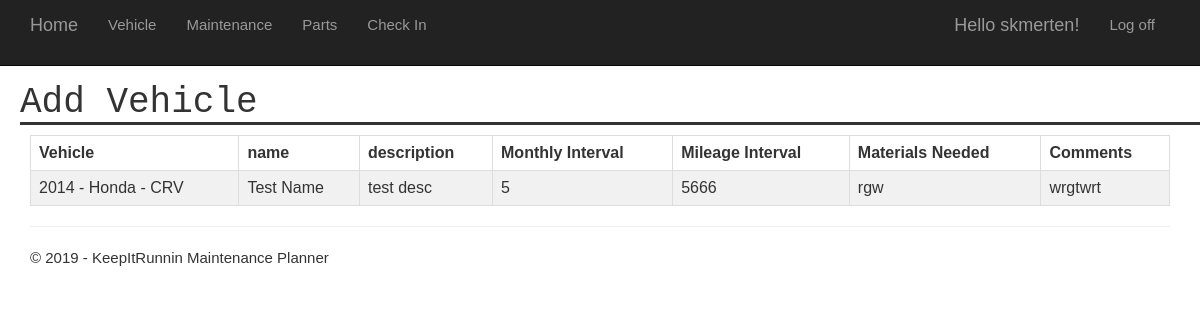
The page /maintenance/view/ (signed in) on the database as committed earlier.
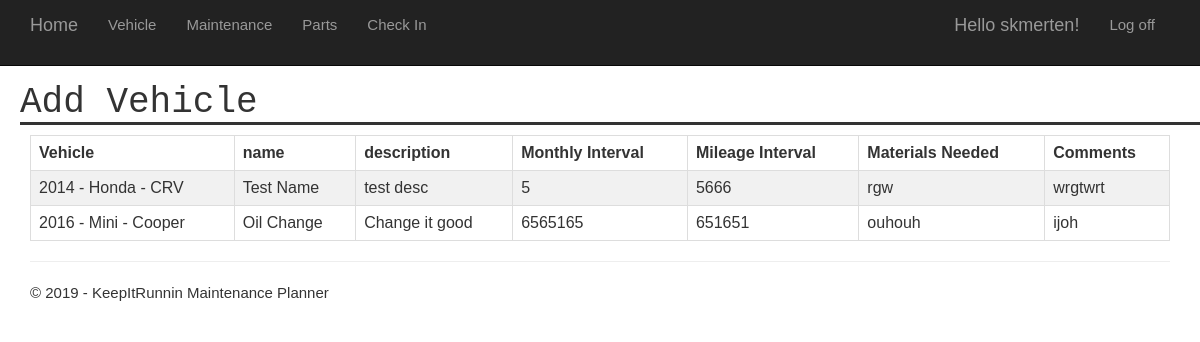
The same page on the database as committed later.
### app/models.py (models this page shows, shortened)
class Maintenance(models.Model):
    vehicle = models.ForeignKey(Vehicle, on_delete=models.CASCADE)
    name = models.CharField(max_length=100)
    description = models.CharField(max_length=100)
    months = models.IntegerField(max_length=None)
    miles = models.IntegerField(max_length=None)
    materials = models.CharField(max_length=250)
    comments = models.CharField(max_length=250)

class Vehicle(models.Model):
    user = models.ForeignKey(User, on_delete=models.CASCADE)
    year = models.IntegerField(max_length=None)
    make = models.CharField(max_length=100)
    model = models.CharField(max_length=100)
    trim = models.CharField(max_length=100)
    mileage = models.IntegerField(max_length=None)
    vehicle_creation = models.DateTimeField(auto_now_add=True)
    def __str__(self):
        return str(self.year) + ' - ' + self.make + ' - ' + self.model

### app/views.py (the view)
# urls.py: path('maintenance/view/', app.views.viewMaint, name='viewMaint'),
@login_required(login_url='/login')
def viewMaint(request):
    maintenance = Maintenance.objects.filter(vehicle__user=request.user)
    assert isinstance(request, HttpRequest)
    return render(
        request,
        'app/viewMaint.html',
        {
            'title':'Add Vehicle',
            'year':datetime.now().year,
            'maintenance': maintenance
        }
    )

### app/templates/app/viewMaint.html
{% extends "app/layout.html" %}
{% block content %}
<div>
	<table id="schedulMaint2">
	  <tr>
        <th>Vehicle</th>
		<th>name</th>
		<th>description</th>
		<th>Monthly Interval</th>
		<th>Mileage Interval</th>
		<th>Materials Needed</th>
		<th>Comments</th>
	  </tr>
      {% for each in maintenance %}
	      <tr>
            <td>{{each.vehicle}}</td>
            <td>{{each.name}}</td>
            <td>{{each.description}}</td>
            <td>{{each.months}}</td>
            <td>{{each.miles}}</td>
            <td>{{each.materials}}</td>
            <td>{{each.comments}}</td>
	      </tr>
      {% endfor %}
	</table>
</div>
{% endblock %}

### app/templates/app/layout.html (shortened to what this page needs)
﻿<!DOCTYPE html>
<html>
<head>
    {% load staticfiles %}
    <link rel="stylesheet" type="text/css" href="{% static 'app/content/bootstrap.min.css' %}" />
    <link rel="stylesheet" type="text/css" href="{% static 'app/content/site.css' %}" />
    <link rel="stylesheet" type="text/css" href="{% static 'app/content/w3.css' %}" />
    <link rel="stylesheet" type="text/css" href="{% static 'app/content/forms.css' %}" />
</head>
<body>
    <div class="navbar navbar-inverse navbar-fixed-top">
        <div class="container">
            <div class="navbar-header">
                <a href="{% url 'home' %}" class="navbar-brand">Home</a>
            </div>
            <div class="navbar-collapse collapse">
                <ul class="nav navbar-nav">
                    <li><a href="{% url 'addVehicle' %}">Vehicle</a></li>
                    <li><a href="{% url 'maintenanceHome' %}">Maintenance</a></li>
                    <li><a href="{% url 'partHome' %}">Parts</a></li>
                    <li><a href="{% url 'checkIn' %}">Check In</a></li>
                </ul>
                {% include 'app/loginpartial.html' %}
            </div>
        </div>
    </div>
    <h2 class="h1" style="text-align:left;margin-left: 20px">{{ title }}</h2>
    <div class="container body-content">
{% block content %}{% endblock %}
        <hr/>
        <footer>
            <p>&copy; {{ year }} - KeepItRunnin Maintenance Planner</p>
        </footer>
    </div>
</body>
</html>

### app/templates/app/loginpartial.html (shortened to what this page needs)
{% if user.is_authenticated %}
<form id="logoutForm" action="/logout" method="post" class="navbar-right">
    <ul class="nav navbar-nav navbar-right">
        <li><span class="navbar-brand">Hello {{ user.username }}!</span></li>
        <li><a href="javascript:document.getElementById('logoutForm').submit()">Log off</a></li>
    </ul>
</form>
{% else %}
<ul class="nav navbar-nav navbar-right">
    <li><a href="{% url 'login' %}">Log in</a></li>
</ul>
{% endif %}

### app/static/app/content/site.css (style rules this page uses)
body { padding-top: 50px; padding-bottom: 30px; }
.h1 { border-bottom-style: solid; font-family: "Courier New", Courier, monospace; }
.body-content { padding-left: 15px; padding-right: 15px; }

### app/static/app/content/w3.css (style rules this page uses)
html { box-sizing:border-box }
*,*:before,*:after { box-sizing:inherit }
html { -ms-text-size-adjust:100%;-webkit-text-size-adjust:100% }
body { margin:0 }
article,aside,details,figcaption,figure,footer,header,main,menu,nav,section,summary { display:block }
a { background-color:transparent;-webkit-text-decoration-skip:objects }
hr { box-sizing:content-box;height:0;overflow:visible }
html,body { font-family:Verdana,sans-serif;font-size:15px;line-height:1.5 }
html { overflow-x:hidden }
h2 { font-size:30px }
h1,h2,h3,h4,h5,h6 { font-family:"Segoe UI",Arial,sans-serif;font-weight:400;margin:10px 0 }
hr { border:0;border-top:1px solid #eee;margin:20px 0 }
a { color:inherit }

### app/static/app/content/forms.css (style rules this page uses)
table { font-family: arial, sans-serif; border-collapse: collapse; width: 100%; }
td, th { border: 1px solid #dddddd; text-align: left; padding: 8px; }
tr:nth-child(even) { background-color: #f1f1f1; }

Rows that differ between the two databases and show on the page:
added Maintenance: vehicle "2016 - Mini - Cooper", name "Oil Change", description "Change it good", months "6565165", miles "651651", materials "ouhouh", comments "ijoh"
